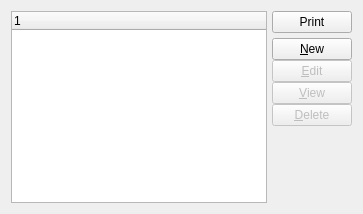
           <widget class="QWidget" name="page_5" >
            <layout class="QGridLayout" >
             <item row="0" column="0" >
              <layout class="QHBoxLayout" >
               <property name="spacing" >
                <number>5</number>
               </property>
               <item>
                <widget class="XTreeWidget" name="_shipto" >
                 <property name="sizePolicy" >
                  <sizepolicy vsizetype="Expanding" hsizetype="Expanding" >
                   <horstretch>0</horstretch>
                   <verstretch>0</verstretch>
                  </sizepolicy>
                 </property>
                </widget>
               </item>
               <item>
                <layout class="QVBoxLayout" >
                 <property name="spacing" >
                  <number>5</number>
                 </property>
                 <item>
                  <widget class="QPushButton" name="_printShipto" >
                   <property name="text" >
                    <string>Print</string>
                   </property>
                  </widget>
                 </item>
                 <item>
                  <layout class="QVBoxLayout" >
                   <property name="spacing" >
                    <number>0</number>
                   </property>
                   <item>
                    <widget class="QPushButton" name="_newShipto" >
                     <property name="text" >
                      <string>&amp;New</string>
                     </property>
                     <property name="shortcut" >
                      <string>Alt+N</string>
                     </property>
                    </widget>
                   </item>
                   <item>
                    <widget class="QPushButton" name="_editShipto" >
                     <property name="enabled" >
                      <bool>false</bool>
                     </property>
                     <property name="text" >
                      <string>&amp;Edit</string>
                     </property>
                     <property name="shortcut" >
                      <string>Alt+E</string>
                     </property>
                    </widget>
                   </item>
                   <item>
                    <widget class="QPushButton" name="_viewShipto" >
                     <property name="enabled" >
                      <bool>false</bool>
                     </property>
                     <property name="text" >
                      <string>&amp;View</string>
                     </property>
                     <property name="shortcut" >
                      <string>Alt+V</string>
                     </property>
                    </widget>
                   </item>
                   <item>
                    <widget class="QPushButton" name="_deleteShipto" >
                     <property name="enabled" >
                      <bool>false</bool>
                     </property>
                     <property name="text" >
                      <string>&amp;Delete</string>
                     </property>
                    </widget>
                   </item>
                   <item>
                    <spacer>
                     <property name="orientation" >
                      <enum>Qt::Vertical</enum>
                     </property>
                     <property name="sizeType" >
                      <enum>QSizePolicy::Expanding</enum>
                     </property>
                     <property name="sizeHint" >
                      <size>
                       <width>20</width>
                       <height>20</height>
                      </size>
                     </property>
                    </spacer>
                   </item>
                  </layout>
                 </item>
                </layout>
               </item>
              </layout>
             </item>
            </layout>
           </widget>
